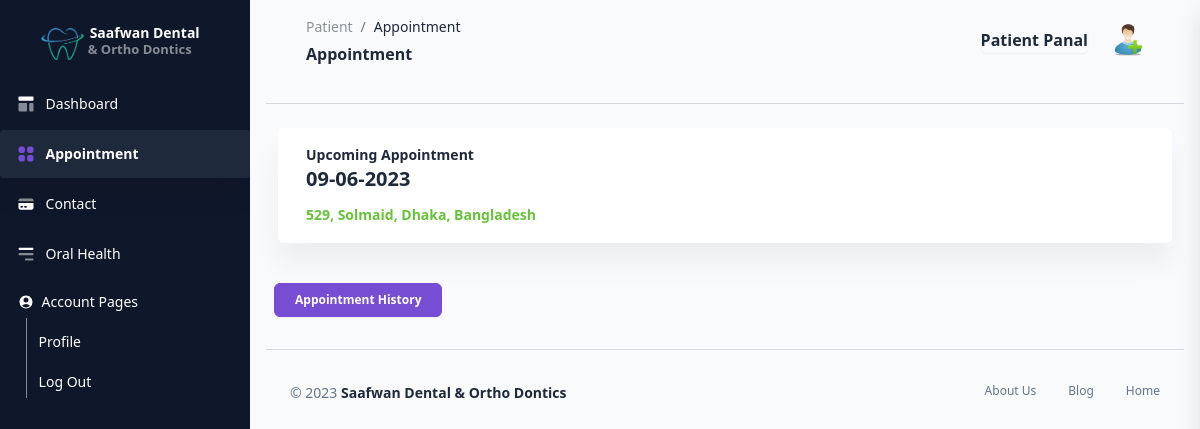
/View/patient/appointment.php (signed in), run on an earlier commit of the app's database.
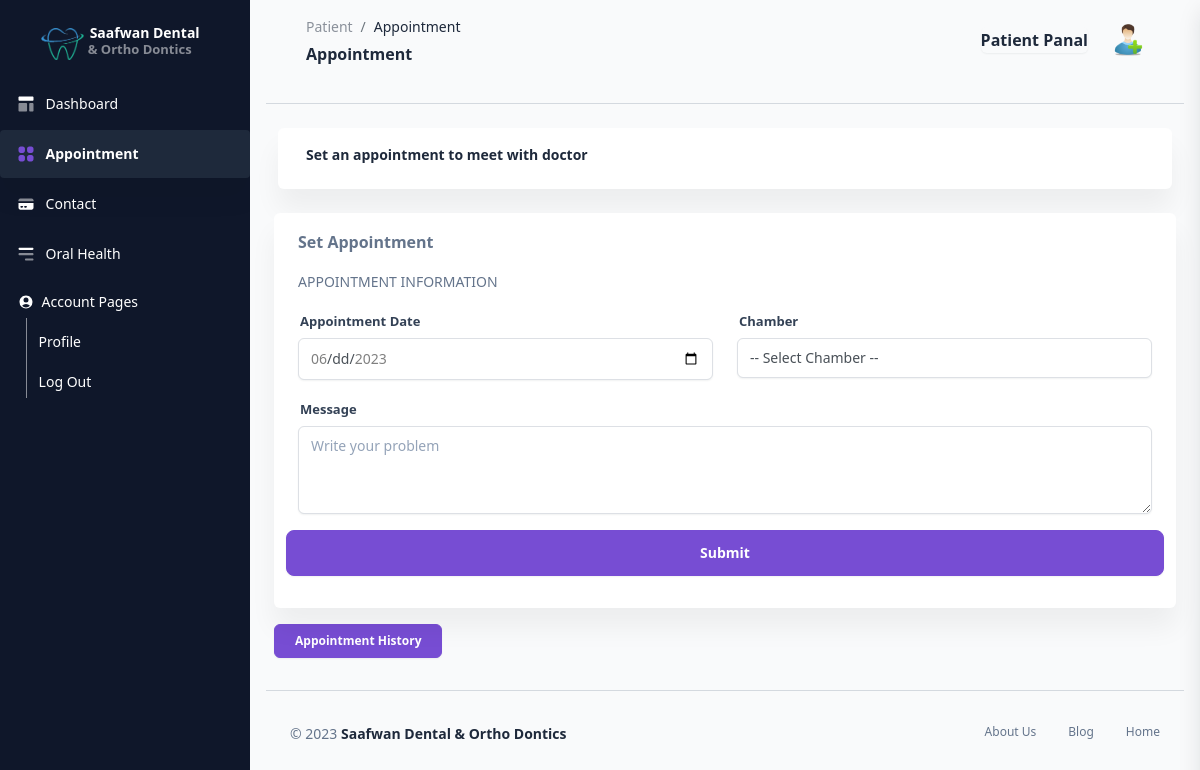
And on a later commit of the database.
### tables this page shows
CREATE TABLE `appointments` (
  `id` int(11) NOT NULL,
  `user` varchar(20) NOT NULL,
  `chamber` int(11) DEFAULT NULL,
  `appointment_at` date DEFAULT NULL,
  `created_at` date DEFAULT NULL,
  `cancel_at` date DEFAULT NULL,
  `status` varchar(10) DEFAULT NULL,
  `patient_id` int(11) DEFAULT NULL
);

CREATE TABLE `doctors` (
  `id` int(11) NOT NULL,
  `name` varchar(50) NOT NULL,
  `email` varchar(50) NOT NULL,
  `phone` varchar(20) NOT NULL,
  `password` varchar(20) NOT NULL,
  `created_at` date DEFAULT NULL,
  `deleted_at` date DEFAULT NULL,
  `chamber1` varchar(250) NOT NULL,
  `chamber2` varchar(250) DEFAULT NULL
);

### View/components/patientSidebar.php (called while the page is built, shortened)
<?php
$db = connect();
$doc = $db->query("SELECT * FROM doctors WHERE id = 1")->fetch_assoc();
$appointmentPending = $db->query("SELECT patients.*, appointments.* FROM appointments INNER JOIN patients ON appointments.patient_id = patients.id WHERE appointments.patient_id = " . $_SESSION['id'] . " AND appointments.status = 'pending' AND appointments.user = 'patient'")->fetch_assoc();
$appointmentConfirm = $db->query("SELECT patients.*, appointments.* FROM appointments INNER JOIN patients ON appointments.patient_id = patients.id WHERE appointments.patient_id = " . $_SESSION['id'] . " AND appointments.status = 'pending' AND appointments.user = 'doctor'")->fetch_assoc();
?>

### View/patient/appointment.php (the view, shortened to what the changed rows need)
<!DOCTYPE html>
<html lang="en">
<head>
    <link href="../../assets/css/nucleo-icons.css" rel="stylesheet" />
    <link href="../../assets/css/nucleo-svg.css" rel="stylesheet" />
    <link href="../../assets/css/nucleo-svg.css" rel="stylesheet" />
    <link id="pagestyle" href="../../assets/css/corporate-ui-dashboard.css?v=1.0.0" rel="stylesheet" />
</head>
<body class="g-sidenav-show bg-gray-100">
        <?php include("../components/patientSidebar.php"); ?>
    <main class="main-content position-relative border-radius-lg ">
        <div class="container-fluid py-4 px-3">
            <div class="container-fluid py-2">
                <div class="row my-3">
                    <div class="card">
                        <div class="card-body">
                            <div class="row">
                                <div class='col-8'>
                                    <div class='numbers'>
                                        <p class='text-dark text-sm mb-0 font-weight-bold'>
                                            <?php
                                            if ($appointmentConfirm["name"] != "")
                                                echo "Upcoming Appointment";
                                            else if ($appointmentPending["name"] != "")
                                                echo "Please wait for Doctor confirmation. Appointment Pending...";
                                            else
                                                echo "Set an appointment to meet with doctor";
                                            ?>
                                        </p>
                                        <h5 class='font-weight-bolder'>
                                            <?php
                                            if ($appointmentConfirm["name"] != "")
                                                echo date('d-m-Y', strtotime($appointmentConfirm["appointment_at"]));
                                            ?>
                                        </h5>
                                        <p class='mb-0'>
                                            <span class='text-success text-sm font-weight-bolder'>
                                                <?php
                                                if ($appointmentConfirm["name"] != "")
                                                    echo $doc["chamber" . $appointmentConfirm["chamber"] . ""];
                                                ?>
                                            </span>
                                        </p>
                                    </div>
                                </div>
                            </div>
                        </div>
                    </div>
                </div>
            </div>
            <div class="card mx-2 px-2">
                <?php
                if ($appointmentConfirm["name"] == "" && $appointmentPending["name"] == "") {
                ?>
                    <div class="card-header pb-0">
                        <div class="d-flex align-items-center">
                            <p class="mb-0"><b>Set Appointment</b></p>
                        </div>
                    </div>
                    <form action="../../Controller/patient/appointmentSetController.php" method="POST">
                        <div class="card-body" id="app">
                            <p class="text-uppercase text-sm">Appointment Information</p>
                            <div class="row">
                                <div class="col-md-6">
                                    <div class="form-group">
                                        <label for="example-text-input" class="form-control-label">Appointment Date</label>
                                        <input class="form-control" type="date" min="<?php echo date('Y-m-d'); ?>" max="<?php echo date('Y-m-d', strtotime(date('Y-m-d') . " +7 day")); ?>" name="appointment-date">
                                    </div>
                                </div>
                                <div class="col-md-6">
                                    <div class="form-group">
                                        <label for="example-text-input" class="form-control-label">Chamber</label>
                                        <select class="form-control" name="chamber" id="chamber">
                                            <option value="" disabled selected>-- Select Chamber --</option>
                                        </select>
                                    </div>
                                </div>
                                <div class="col-md-12">
                                    <div class="form-group">
                                        <label for="example-text-input" class="form-control-label">Message</label>
                                        <textarea class="form-control" name="message" id="" rows="4" placeholder="Write your problem"></textarea>
                                    </div>
                                </div>
                                <button class="btn btn-primary btn-lg ms-auto">Submit</button>
                            </div>
                        </div>
                    </form>
                <?php
                }
                ?>
            </div>
        </div>
    </main>
</body>
</html>

What changed in the data, as far as the page shows it:
no longer on this page (row edited): appointments: appointment_at "09-06-2023", chamber.chamber2 "529, Solmaid, Dhaka, Bangladesh"
Also different on the page:
form field chamber: (not shown) → "-- Select Chamber --"
text no longer shown: "Upcoming Appointment"
text now shown: "Set an appointment to meet with doctor Set Appointment APPOINTMENT INFORMATION Appointment Date Chamber Message Submit"
